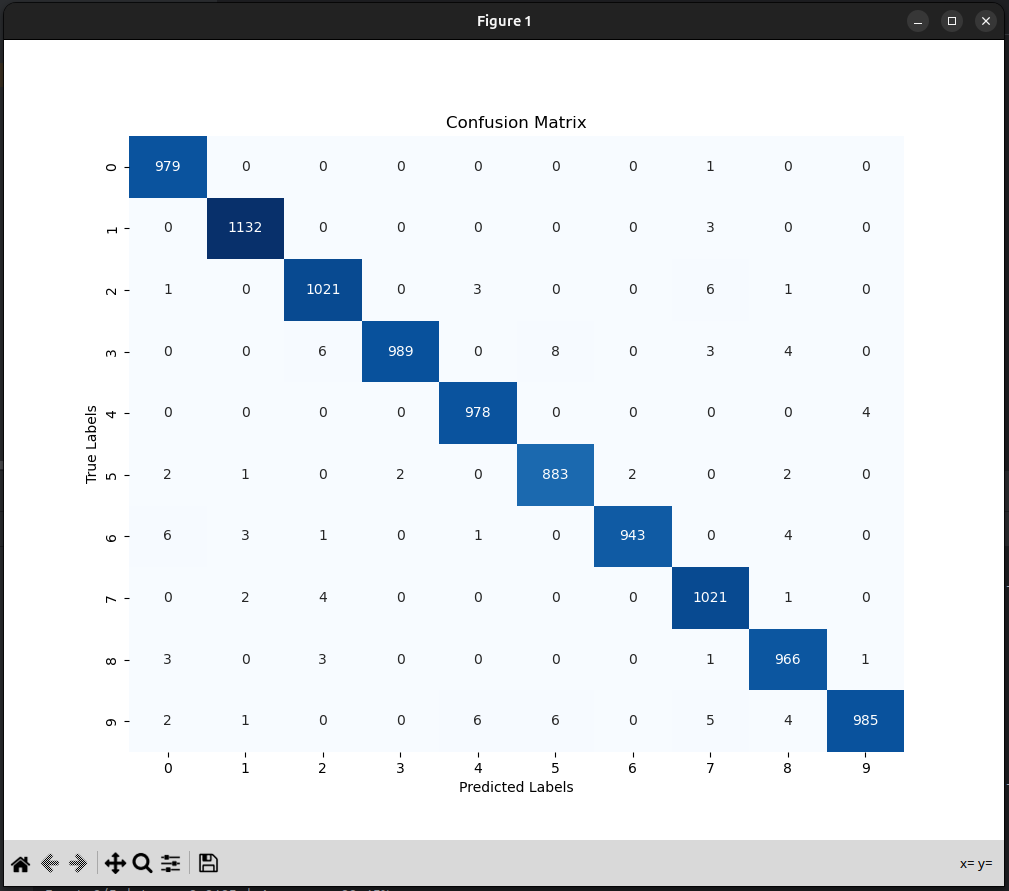

Write the Python code that produced this figure.
import torch
import torch.nn as nn
import torch.optim as optim
import torchvision
import torchvision.transforms as transforms
from torch.utils.data import DataLoader
import numpy as np
from sklearn.metrics import confusion_matrix
import matplotlib.pyplot as plt
import seaborn as sns

class CNN(nn.Module):
    def __init__(self):
        super().__init__()
        self.conv1 = nn.Conv2d(1, 16, kernel_size=3, padding=1)
        self.pool = nn.MaxPool2d(2, 2)
        self.conv2 = nn.Conv2d(16, 32, kernel_size=3, padding=1)
        self.fc1 = nn.Linear(32 * 7 * 7, 128)
        self.fc2 = nn.Linear(128, 10)

    def forward(self, x):
        x = self.pool(nn.functional.relu(self.conv1(x)))  # Output: (16, 14, 14)
        x = self.pool(nn.functional.relu(self.conv2(x)))  # Output: (32, 7, 7)
        x = x.view(-1, 32 * 7 * 7)  # Flatten to 1568 features
        x = nn.functional.relu(self.fc1(x))
        x = self.fc2(x)
        return x
# Transformations
transform = transforms.Compose([
    transforms.ToTensor(),
    transforms.Normalize((0.1307,), (0.3081,))  # MNIST mean and std
])

# Load datasets
trainset = torchvision.datasets.MNIST(root='./data', train=True, download=True, transform=transform)
testset = torchvision.datasets.MNIST(root='./data', train=False, download=True, transform=transform)

# Data loaders
trainloader = DataLoader(trainset, batch_size=64, shuffle=True)
testloader = DataLoader(testset, batch_size=64, shuffle=False)

model = CNN()
criterion = nn.CrossEntropyLoss()
optimizer = optim.Adam(model.parameters())

n_epochs = 5
for epoch in range(n_epochs):
    running_loss = 0.0
    correct = 0
    total = 0
    for batch in trainloader:
        inputs, labels = batch

        # Forward pass
        outputs = model(inputs)
        loss = criterion(outputs, labels)

        # Backward pass
        optimizer.zero_grad()
        loss.backward()
        optimizer.step()

        # Track metrics
        running_loss += loss.item()
        _, predicted = torch.max(outputs.data, 1)
        total += labels.size(0)
        correct += (predicted == labels).sum().item()

    # Print epoch stats
    print(
        f"Epoch {epoch + 1}/{n_epochs} | Loss: {running_loss / len(trainloader):.4f} | Accuracy: {100 * correct / total:.2f}%")

model.eval()
all_preds = []
all_labels = []

with torch.no_grad():
    for batch in testloader:
        inputs, labels = batch
        outputs = model(inputs)
        _, predicted = torch.max(outputs, 1)
        all_preds.extend(predicted.cpu().numpy())
        all_labels.extend(labels.cpu().numpy())

# Confusion matrix
cm = confusion_matrix(all_labels, all_preds)
plt.figure(figsize=(10, 8))
sns.heatmap(cm, annot=True, fmt='d', cmap='Blues', cbar=False)
plt.xlabel('Predicted Labels')
plt.ylabel('True Labels')
plt.title('Confusion Matrix')
plt.show()

total_params = sum(p.numel() for p in model.parameters())
print(f"Total learnable parameters: {total_params}")
